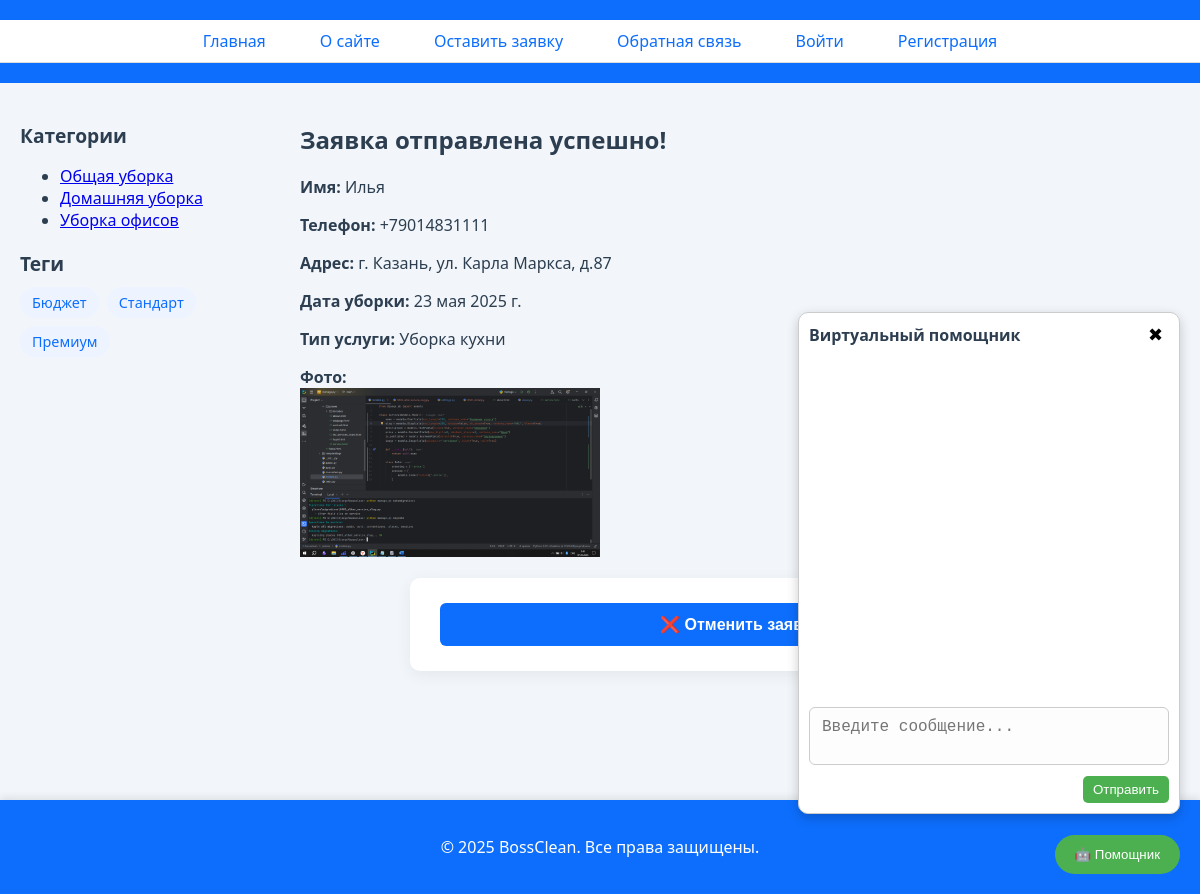
The page /order_success/5/ on the database as committed earlier.
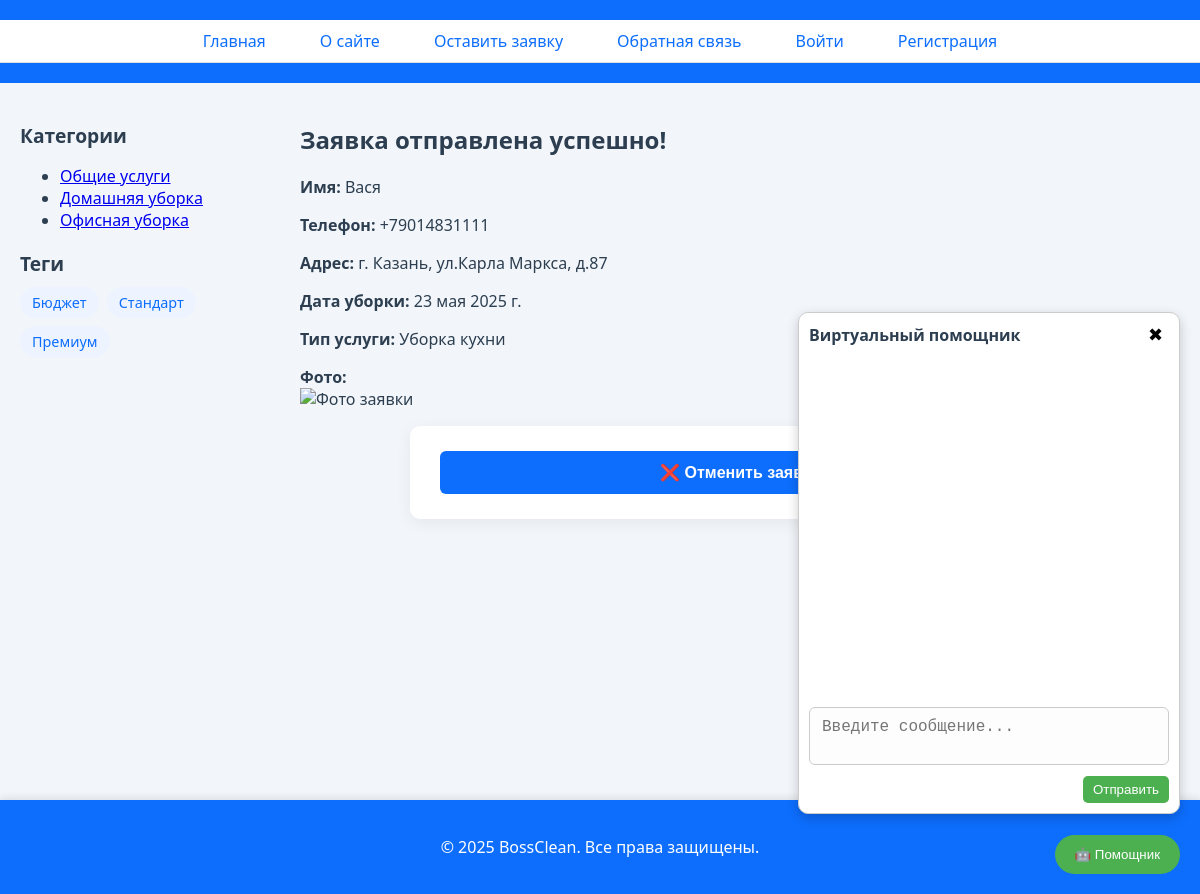
The same page on the database as committed later.
### places/models.py (models this page shows, shortened)
class ServiceCategory(models.Model):
    name = models.CharField(max_length=100, verbose_name='Название категории')
    slug = models.SlugField(unique=True, verbose_name='URL')
    def get_absolute_url(self):
        return reverse('category', kwargs={'cat_slug': self.slug})
    class Meta:
        verbose_name = 'Категория'
        verbose_name_plural = 'Категории'

class OrderRequest(models.Model):
    user = models.ForeignKey(get_user_model(), on_delete=models.CASCADE, related_name='order_requests', null=True,
                             blank=True, verbose_name="Пользователь")
    name = models.CharField(
        max_length=100,
        verbose_name="Имя клиента",
        validators=[
            MinLengthValidator(2, "Имя должно содержать минимум 2 символа"),
            RegexValidator(r'^[А-Яа-яA-Za-z\s\-]+$', 'Имя может содержать только буквы, пробелы и дефисы')
        ]
    )
    phone = models.CharField(
        max_length=20,
        verbose_name="Телефон",
        validators=[
            RegexValidator(r'^\+?\d{10,15}$', 'Введите корректный номер телефона, начиная с +7 или 8')
        ]
    )
    address = models.TextField(
        verbose_name="Адрес",
        validators=[
            MinLengthValidator(5, "Адрес слишком короткий"),
            MaxLengthValidator(300, "Адрес слишком длинный")
        ]
    )
    date = models.DateField(verbose_name="Дата уборки")
    service = models.ForeignKey(Service, on_delete=models.CASCADE, verbose_name="Услуга")
    comment = models.TextField(
        blank=True,
        verbose_name="Комментарий",
        validators=[
            MaxLengthValidator(1000, "Комментарий слишком длинный (до 1000 символов)")
        ]
    )
    created_at = models.DateTimeField(auto_now_add=True, verbose_name="Дата создания заявки")
    image = models.ImageField(upload_to='uploads/', null=True, blank=True)
    class Meta:
        verbose_name = 'Заявка'
        verbose_name_plural = 'Заявки'

class Service(models.Model):
    class Status(models.IntegerChoices):
        DRAFT = 0, 'Черновик'
        PUBLISHED = 1, 'Опубликовано'
    name = models.CharField(max_length=255, verbose_name="Название услуги")
    slug = models.SlugField(max_length=255, unique=False, db_index=True, verbose_name="URL", blank=True)
    description = models.TextField(blank=True, verbose_name="Описание")
    price = models.DecimalField(max_digits=8, decimal_places=2, verbose_name="Цена")
    is_published = models.BooleanField(
        choices=Status.choices,
        default=Status.DRAFT,
        verbose_name="Статус публикации"
    )
    category = models.ForeignKey(ServiceCategory, on_delete=models.CASCADE, default='1', verbose_name='Категория', related_name='posts')
    tags = models.ManyToManyField(TagService, blank=True, related_name='services', verbose_name="Теги")
    image = models.ImageField(upload_to='services/', blank=True, null=True)
    objects = models.Manager()         # стандартный менеджер
    published = PublishedManager()    # пользовательский менеджер
    def __str__(self):
        return self.name
    class Meta:
        verbose_name = 'Услуга'
        verbose_name_plural = 'Услуги'
        ordering = ['-price']
        indexes = [
            models.Index(fields=['-price']),
        ]

### places/views.py (the view)
# urls.py: path('order_success/<int:order_id>/', views.order_success, name='order_success'),
def order_success(request, order_id):
    order = get_object_or_404(OrderRequest, id=order_id)
    return render(request, 'places/order_success.html', {'order': order})

### places/models.py (called while the page is built)
    def get_absolute_url(self):
        return reverse('tag', kwargs={'tag_slug': self.slug})

### places/templatetags/cleaning_tags.py (called while the page is built)
@register.inclusion_tag('places/list_categories.html')
def show_categories(cat_selected=0):
    cats = ServiceCategory.objects.all()
    return {"cats": cats, "cat_selected": cat_selected}

@register.inclusion_tag('places/includes/tag_block.html')
def show_all_tags():
    return {"tags": TagService.objects.all()}

### users/context_processors.py (called while the page is built)
def get_main_menu(request):
    return {'mainmenu': menu}

### places/templates/places/order_success.html (shortened to what this page needs)
{% extends 'base.html' %}
{% block content %}
  <h2>Заявка отправлена успешно!</h2>
  <p><strong>Имя:</strong> {{ order.name }}</p>
  <p><strong>Телефон:</strong> {{ order.phone }}</p>
  <p><strong>Адрес:</strong> {{ order.address }}</p>
  <p><strong>Дата уборки:</strong> {{ order.date }}</p>
  <p><strong>Тип услуги:</strong> {{ order.service }}</p>
  {% if order.image %}
    <p><strong>Фото:</strong><br>
    <img src="{{ order.image.url }}" alt="Фото заявки" width="300"></p>
  {% endif %}
    <form action="{% url 'cancel_order' order.id %}" method="post" onsubmit="return confirm('Вы уверены, что хотите отменить заявку?');">
        <button type="submit" class="btn btn-danger">❌ Отменить заявку</button>
    </form>
{% endblock %}

### places/templates/places/list_categories.html
<ul class="category-list">
    {% for cat in cats %}
        {% if cat.id == cat_selected %}
            <li class="selected">{{ cat.name }}</li>
        {% else %}
            <li><a href="{{ cat.get_absolute_url }}">{{ cat.name }}</a></li>
        {% endif %}
    {% endfor %}
</ul>

Rows that differ between the two databases and show on the page:
changed ServiceCategory: name "Общая уборка" → "Общие услуги"
changed ServiceCategory: name "Уборка офисов" → "Офисная уборка"
changed OrderRequest "Уборка кухни": name "Илья" → "Вася"; address "г. Казань, ул. Карла Маркса, д.87" → "г. Казань, ул.Карла Маркса, д.87"; image: picture removed
